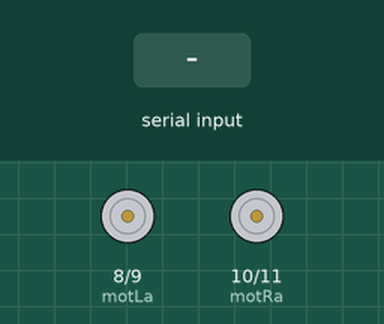
Recording of a sketch running on a simulated Arduino Uno, built with avr-gcc and run on an emulated ATmega328P. Shown: motor-driver pin pairs drawn as motors (green arrow = first pin HIGH = forward, orange = second pin HIGH = backward, longer = more drive). Inputs (shaded band) come from the test bench.

Above: at 1.2 s.
1.3 s: "F" received over Serial
At 2.1 s:
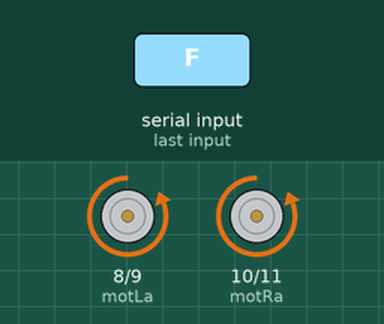
2.8 s: "B" received over Serial
At 3.2 s:
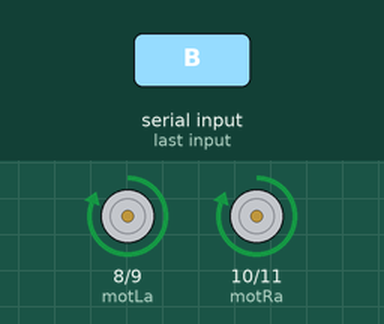
4.3 s: "R" received over Serial
At 5.5 s:
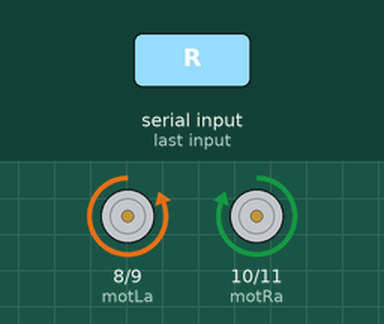
5.8 s: "L" received over Serial
At 6.7 s:
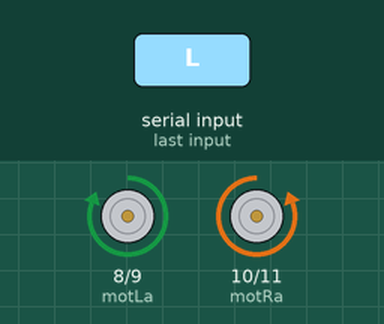
7.3 s: "I" received over Serial
At 7.9 s:
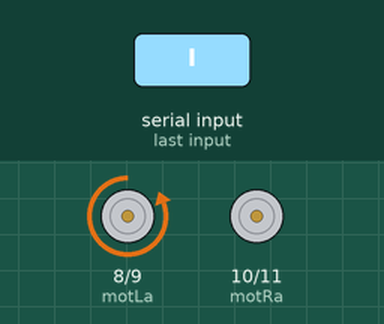
8.8 s: "G" received over Serial
At 10.2 s:
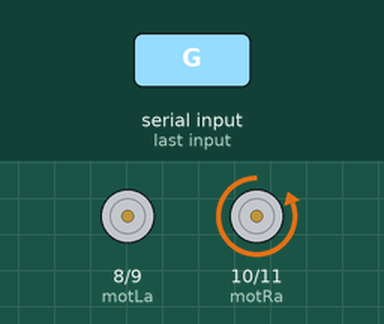
Timing chart, 0 to 11.3 s (numbered marks = the images above; inputs shaded):
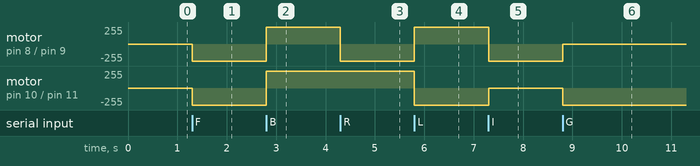

The sketch:

BluetoCar.ino
```cpp
int motLa=8;
int motLb=9;
int motRa=10;
int motRb=11;

void setup()
{
  Serial.begin(9600);


  pinMode (motLa,OUTPUT);
  pinMode (motLb,OUTPUT);
  pinMode (motRa,OUTPUT);
  pinMode (motRb,OUTPUT);
}

void forward()
{
  digitalWrite(motLa,0);
  digitalWrite(motLb,1);
  digitalWrite(motRa,0);
  digitalWrite(motRb,1);
}

void LEFT()
{
  digitalWrite(motLa,0);
  digitalWrite(motLb,1);
  digitalWrite(motRa,1);
  digitalWrite(motRb,0);
}

void RIGHT()
{
  digitalWrite(motLa,1);
  digitalWrite(motLb,0);
  digitalWrite(motRa,0);
  digitalWrite(motRb,1);
}

void backward()
{
  digitalWrite(motLa,1);
  digitalWrite(motLb,0);
  digitalWrite(motRa,1);
  digitalWrite(motRb,0);
}

void left()
{
  digitalWrite(motLa,0);
  digitalWrite(motLb, 1);
  digitalWrite(motRa,0);
  digitalWrite(motRb,0);
}

void right()
{
  digitalWrite(motLa,0);
  digitalWrite(motLb,0);
  digitalWrite(motRa,0);
  digitalWrite(motRb,1);
}

void Bleft()
{
  digitalWrite(motLa,1);
  digitalWrite(motLb,0);
  digitalWrite(motRa,0);
  digitalWrite(motRb,0);
}

void Bright()
{
  digitalWrite(motLa,0);
  digitalWrite(motLb,0);
  digitalWrite(motRa,1);
  digitalWrite(motRb,0);
}

void STOP()
{
  digitalWrite(motLa,0);
  digitalWrite(motLb,0);
  digitalWrite(motRa,0);
  digitalWrite(motRb,0);
}

void loop()
{
  if (Serial.available()>=0)
  {
    char a=Serial.read();

    if (a=='F')
    {
      forward();
    }
    else if(a=='B')
    {
      backward();
    }
    else if(a=='R')
    {
      LEFT();
    }
    else if (a=='L')
    {
      RIGHT();
    }
    else if (a=='S')
    {
      STOP();
    }
    else if (a=='I')
    {
      left();
    }
    else if (a=='G')
    {
      right();
    }
    else if (a=='J')
    {
      Bleft();
    }
    else if (a=='H')
    {
      Bright();
    }
  }
}
```

Measured:
- after the input at 1.3 s, motor on pin 8 (motLa) / pin 9 (motLb), motor on pin 10 (motRa) / pin 11 (motRb): stopped → backward 255/255 at once
- after the input at 2.8 s, motor on pin 8 (motLa) / pin 9 (motLb), motor on pin 10 (motRa) / pin 11 (motRb): backward 255/255 → forward 255/255 at once
- after the input at 4.3 s, motor on pin 8 (motLa) / pin 9 (motLb): forward 255/255 → backward 255/255 at once
- after the input at 5.8 s, motor on pin 8 (motLa) / pin 9 (motLb): backward 255/255 → forward 255/255 at once; motor on pin 10 (motRa) / pin 11 (motRb): forward 255/255 → backward 255/255 at once
- after the input at 7.3 s, motor on pin 8 (motLa) / pin 9 (motLb): forward 255/255 → backward 255/255 at once; motor on pin 10 (motRa) / pin 11 (motRb): backward 255/255 → stopped at once
- after the input at 8.8 s, motor on pin 8 (motLa) / pin 9 (motLb): backward 255/255 → stopped at once; motor on pin 10 (motRa) / pin 11 (motRb): stopped → backward 255/255 at once
